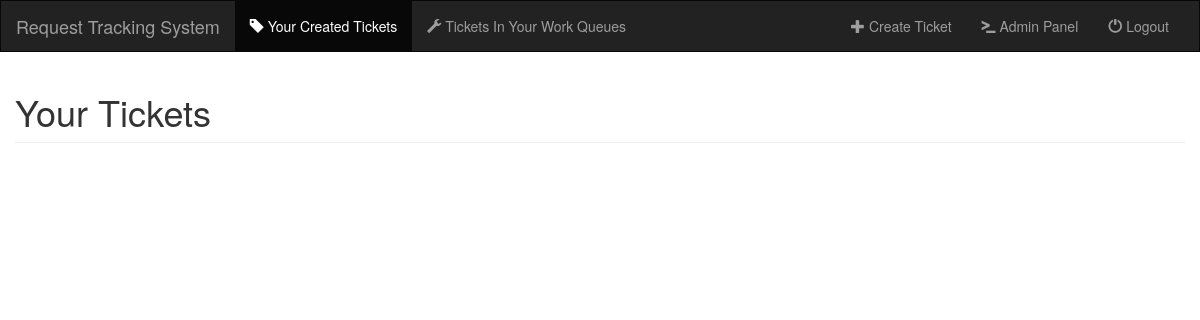
Before: /tickets/ (signed in) with the older database file.
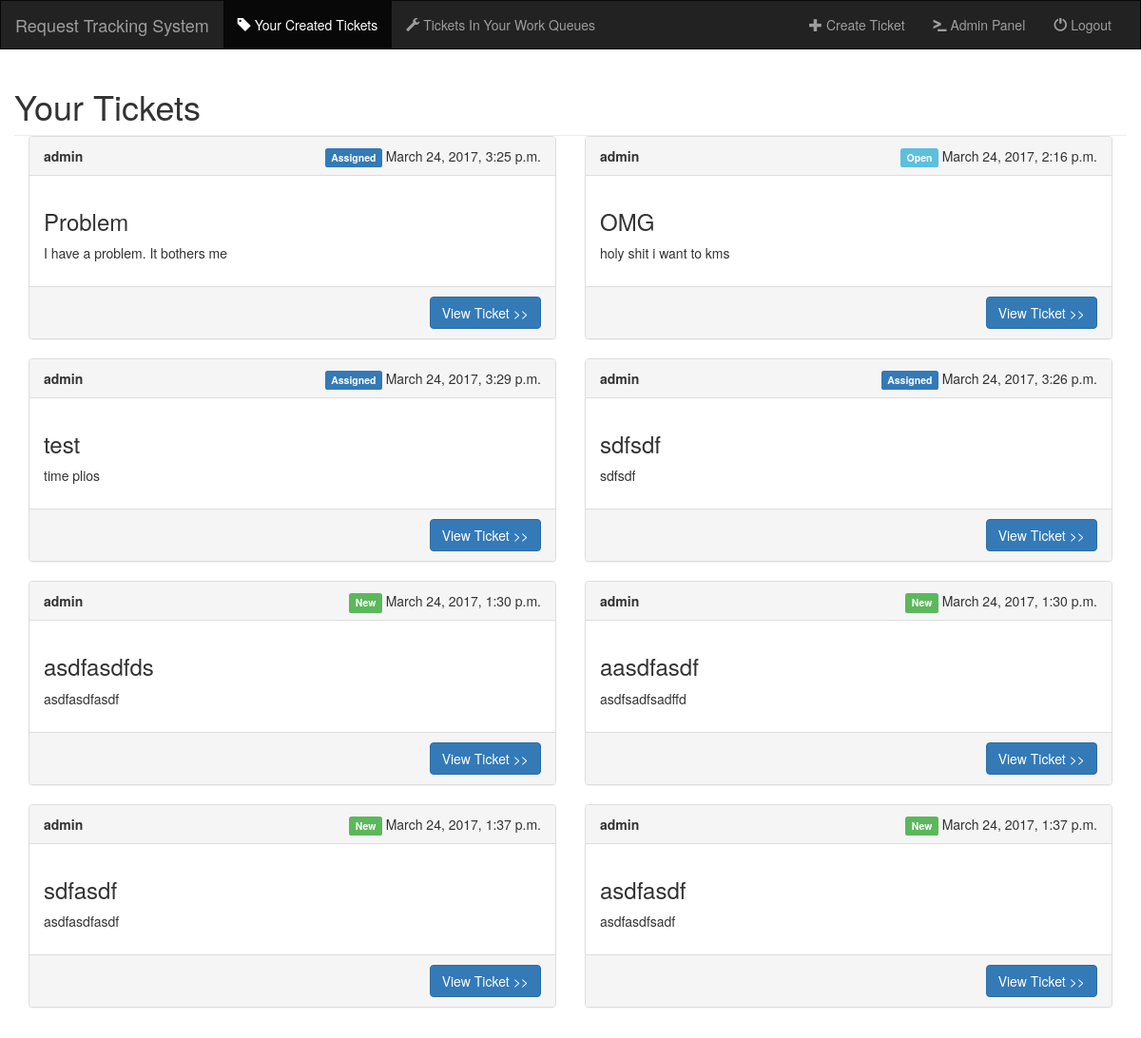
After: the same page with the newer database file.
### requests/models.py (models this page shows, shortened)
class Ticket(models.Model):
    subject = models.CharField(max_length=50)
    description = models.CharField(max_length=500)
    time = models.DateTimeField(auto_now=True)
    creator = models.ForeignKey(User, related_name='created_tickets')
    queue = models.ForeignKey(Queue, on_delete=models.CASCADE, null=True)
    status = models.CharField(max_length=10, choices=status_choices, default='N')
    def get_lbtype(self):
        if self.status == 'N':
            return 'success'
        else:
            if self.status == 'O':
                return 'info'
            else:
                if self.status == 'A':
                    return 'primary'
                else:
                    if self.status == 'C':
                        return 'default'

### requests/views.py (the view)
# urls.py: url(r'^tickets/$', views.TicketView.as_view(), name='tickets'),
class TicketView(generic.ListView):
    template_name = 'requests/tickets.html'
    context_object_name = 'tickets'
    def get_queryset(self):
        users_tickets = self.request.user.created_tickets.all()
        return users_tickets

### requests/templates/requests/tickets.html (shortened to what this page needs)
{% extends 'requests/base.html' %}
{% block yours %}active{% endblock %}
{% block body %}
    <h1>Your Tickets</h1>
    <hr>
    <div class="container-fluid">
        <div class="row">
            {% for ticket in tickets %}
                {% include 'requests/render_ticket.html' %}
            {% endfor %}
        </div>
    </div>
{% endblock %}

### requests/templates/requests/render_ticket.html
<div class="col-md-6">
    <div class="panel panel-default">
        <div class="panel-heading">
            <strong>{{ ticket.creator }}</strong>
            <span style="float:right;">
                <span class="label label-{{ ticket.get_lbtype }}">{{ ticket.get_status_display }}</span>
                {{ ticket.time }}
            </span>
        </div>
        <div class="panel-body">
            <h3>{{ ticket.subject }}</h3>
            <p>{{ ticket.description }}</p>
        </div>
        <div class="panel-footer" style="text-align: right;">
            <a href="{% url 'requests:viewticket' ticket.id %}">
                <button class="btn btn-primary">
                    View Ticket >>
                </button>
            </a>
        </div>
    </div>
</div>

Changed rows visible on the page:
added Ticket: creator "admin", status "Assigned", time "March 24, 2017, 3:25 p.m.", subject "Problem", description "I have a problem. It bothers me"
added Ticket: creator "admin", status "Open", time "March 24, 2017, 2:16 p.m.", subject "OMG", description "holy shit i want to kms"
added Ticket: creator "admin", status "Assigned", time "March 24, 2017, 3:29 p.m.", subject "test", description "time plios"
added Ticket: creator "admin", status "Assigned", time "March 24, 2017, 3:26 p.m.", subject "sdfsdf", description "sdfsdf"
added Ticket: creator "admin", status "New", time "March 24, 2017, 1:30 p.m.", subject "asdfasdfds", description "asdfasdfasdf"
added Ticket: creator "admin", status "New", time "March 24, 2017, 1:30 p.m.", subject "aasdfasdf", description "asdfsadfsadffd"
added Ticket: creator "admin", status "New", time "March 24, 2017, 1:37 p.m.", subject "sdfasdf", description "asdfasdfasdf"
added Ticket: creator "admin", status "New", time "March 24, 2017, 1:37 p.m.", subject "asdfasdf", description "asdfasdfsadf"
